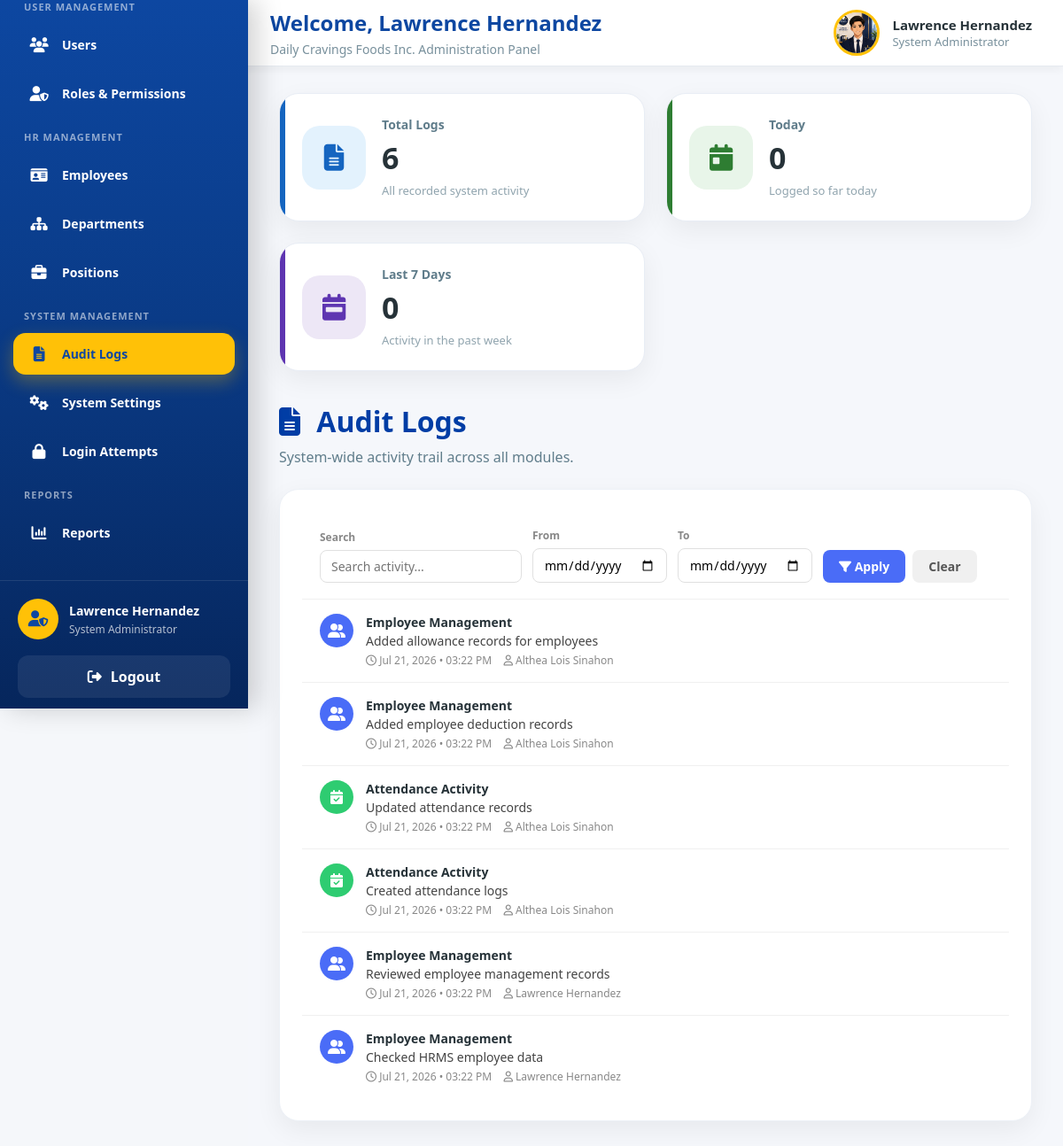
/admin/audit_logs.php (signed in), run on the app's committed database.
### tables this page shows
CREATE TABLE `audit_logs` (
  `log_id` int(11) NOT NULL,
  `user_id` int(11) DEFAULT NULL,
  `activity` varchar(255) DEFAULT NULL,
  `module` varchar(100) DEFAULT NULL,
  `action_type` varchar(50) DEFAULT NULL,
  `date_created` timestamp NOT NULL DEFAULT current_timestamp()
);

CREATE TABLE `users` (
  `user_id` int(11) NOT NULL,
  `employee_id` int(11) DEFAULT NULL,
  `full_name` varchar(150) NOT NULL,
  `email` varchar(150) NOT NULL,
  `password` varchar(255) NOT NULL,
  `role` enum('admin','hr','employee') NOT NULL,
  `gender` enum('Male','Female') DEFAULT NULL,
  `profile_picture` varchar(255) DEFAULT NULL,
  `status` enum('active','inactive','locked') DEFAULT 'active',
  `last_login` datetime DEFAULT NULL,
  `created_at` timestamp NOT NULL DEFAULT current_timestamp()
);

### admin/audit_logs.php (the view, shortened to what this page needs)
<?php
require_once "../config/db.php";
$search   = trim($_GET['search'] ?? "");
$dateFrom = trim($_GET['date_from'] ?? "");
$dateTo   = trim($_GET['date_to'] ?? "");
$perPage = 20;
$page    = max(1, (int) ($_GET['page'] ?? 1));
$offset  = ($page - 1) * $perPage;
$where  = "WHERE 1";
$params = [];
$totalLogs = $conn->query("
    SELECT COUNT(*)
    FROM audit_logs
")->fetchColumn();
$todayLogs = $conn->query("
    SELECT COUNT(*)
    FROM audit_logs
    WHERE DATE(date_created) = CURDATE()
")->fetchColumn();
$weekLogs = $conn->query("
    SELECT COUNT(*)
    FROM audit_logs
    WHERE date_created >= (CURDATE() - INTERVAL 7 DAY)
")->fetchColumn();
$sql = "
    SELECT
        al.activity,
        al.date_created,
        u.full_name AS performed_by
    FROM audit_logs al
    LEFT JOIN users u ON al.user_id = u.user_id
    {$where}
    ORDER BY al.date_created DESC
    LIMIT {$perPage} OFFSET {$offset}
";
$stmt = $conn->prepare($sql);
$stmt->execute($params);
$logs = $stmt->fetchAll(PDO::FETCH_ASSOC);
function auditCategory(string $activityText): array
{
    $activityText = strtolower($activityText);
    if (str_contains($activityText, "employee")) {
        return ["fa-user-group", "primary", "Employee Management"];
    }
    if (str_contains($activityText, "attendance")) {
        return ["fa-calendar-check", "success", "Attendance Activity"];
    }
    return ["fa-clock-rotate-left", "warning", "System Activity"];
}
?>
<!DOCTYPE html>
<html lang="en">
<head>
    <link rel="stylesheet" href="../assets/css/global.css">
    <link rel="stylesheet" href="../assets/css/admin.css">
    <link rel="stylesheet" href="https://cdnjs.cloudflare.com/ajax/libs/font-awesome/6.7.2/css/all.min.css">
</head>
<body>
<div class="admin-wrapper">
    <?php require_once "includes/sidebar.php"; ?>
    <div class="admin-content-wrapper">
        <?php require_once "includes/header.php"; ?>
        <main class="admin-main">
        <section class="admin-user-page">
            <div class="admin-user-summary-grid">
                <div class="admin-user-summary-card blue">
                    <div class="admin-user-summary-icon">
                        <i class="fa-solid fa-file-lines"></i>
                    </div>
                    <div class="admin-user-summary-content">
                        <span>Total Logs</span>
                        <h2><?= number_format($totalLogs); ?></h2>
                        <p>All recorded system activity</p>
                    </div>
                </div>
                <div class="admin-user-summary-card green">
                    <div class="admin-user-summary-icon">
                        <i class="fa-solid fa-calendar-day"></i>
                    </div>
                    <div class="admin-user-summary-content">
                        <span>Today</span>
                        <h2><?= number_format($todayLogs); ?></h2>
                        <p>Logged so far today</p>
                    </div>
                </div>
                <div class="admin-user-summary-card purple">
                    <div class="admin-user-summary-icon">
                        <i class="fa-solid fa-calendar-week"></i>
                    </div>
                    <div class="admin-user-summary-content">
                        <span>Last 7 Days</span>
                        <h2><?= number_format($weekLogs); ?></h2>
                        <p>Activity in the past week</p>
                    </div>
                </div>
            </div>
            <div class="admin-user-header">
                <div class="admin-user-title">
                    <h1>
                        <i class="fa-solid fa-file-lines"></i>
                        Audit Logs
                    </h1>
                    <p>System-wide activity trail across all modules.</p>
                </div>
            </div>
            <div class="admin-user-table-card">
                <form method="GET" action="audit_logs.php" class="al-filter-bar">
                    <div class="al-filter-field">
                        <label for="alSearch">Search</label>
                        <input
                            type="text"
                            id="alSearch"
                            name="search"
                            placeholder="Search activity..."
                            value="<?= htmlspecialchars($search); ?>"
                        >
                    </div>
                    <div class="al-filter-field">
                        <label for="alFrom">From</label>
                        <input
                            type="date"
                            id="alFrom"
                            name="date_from"
                            value="<?= htmlspecialchars($dateFrom); ?>"
                        >
                    </div>
                    <div class="al-filter-field">
                        <label for="alTo">To</label>
                        <input
                            type="date"
                            id="alTo"
                            name="date_to"
                            value="<?= htmlspecialchars($dateTo); ?>"
                        >
                    </div>
                    <div class="al-filter-actions">
                        <button type="submit" class="al-filter-btn al-filter-apply">
                            <i class="fa-solid fa-filter"></i>
                            Apply
                        </button>
                        <a href="audit_logs.php" class="al-filter-btn al-filter-clear">
                            Clear
                        </a>
                    </div>
                </form>
                <div id="alResults">
                <?php if (empty($logs)): ?>
                    <div class="admin-user-empty">
                        <i class="fa-solid fa-inbox"></i>
                        <h3>No Logs Found</h3>
                        <p>No activity matched your filters.</p>
                    </div>
                <?php else: ?>
                    <div>
                        <?php foreach ($logs as $log): ?>
                            <?php
                                [$icon, $color, $title] = auditCategory($log["activity"]);
                            ?>
                            <div class="al-log-row">
                                <div class="al-log-icon <?= $color; ?>">
                                    <i class="fa-solid <?= $icon; ?>"></i>
                                </div>
                                    <div class="al-log-content">
                                    <strong><?= htmlspecialchars($title); ?></strong>
                                    <p><?= htmlspecialchars($log["activity"]); ?></p>
                                    <div class="al-log-time">
                                        <i class="fa-regular fa-clock"></i>
                                        <?= date("M d, Y • h:i A", strtotime($log["date_created"])); ?>
                                        <span style="margin-left: 10px;">
                                            <i class="fa-regular fa-user"></i>
                                            <?= htmlspecialchars($log["performed_by"] ?? "System"); ?>
                                        </span>
                                    </div>
                                </div>
                            </div>
                        <?php endforeach; ?>
                    </div>
                <?php endif; ?>
                </div>
            </div>
        </section>
        </main>
    </div>
</div>
</body>
</html>

### assets/css/global.css (style rules this page uses)
:root { --primary:#0D47A1; --primary-dark:#08306B; --secondary:#1565C0; --secondary-dark:#0B3D91; --accent:#FFC107; --success:#2E7D32; --warning:#F9A825; --danger:#C62828; --background:#F5F7FA; --card:#FFFFFF; --text:#263238; --text-light:#546E7A; --border:#E0E0E0; --shadow: 0 4px 12px rgba(0,0,0,.08); --shadow-lg: 0 12px 35px rgba(0,0,0,.12); --radius-sm:8px; --radius:12px; --radius-lg:18px; --radius-xl:25px; --sidebar-width:280px; --header-height:75px; --transition:.30s ease; }
* { margin:0; padding:0; box-sizing:border-box; }
html { scroll-behavior:smooth; }
body { font-family: "Segoe UI", Arial, sans-serif; background:var(--background); color:var(--text); overflow-x:hidden; }
a { text-decoration:none; color:inherit; }
button, input, select, textarea { font-family:inherit; }
button { cursor:pointer; }

### assets/css/admin.css (style rules this page uses)
:root { --admin-sidebar-width:280px; --admin-header-height:75px; }
.admin-wrapper { display:flex; width:100%; min-height:100vh; background:var(--background); }
.admin-content-wrapper { flex:1; margin-left:var(--admin-sidebar-width); min-height:100vh; display:flex; flex-direction:column; }
.admin-main { margin-top:75px; padding:30px 35px; background:#F5F7FB; min-height:calc(100vh - 75px); }
@media (min-width:993px) { .admin-content-wrapper { margin-left:var(--sidebar-width); } }
.admin-user-summary-grid { display:grid; grid-template-columns:repeat(4,1fr); gap:24px; margin-bottom:35px; }
.admin-user-summary-card { position:relative; display:flex; align-items:center; gap:18px; background:#ffffff; padding:25px; border-radius:22px; border:1px solid #e8edf5; overflow:hidden; box-shadow: 0 10px 30px rgba(0,0,0,.06); transition:.35s ease; }
.admin-user-summary-card::before { content:""; position:absolute; left:0; top:0; width:6px; height:100%; }
.admin-user-summary-card.blue::before { background:#1565C0; }
.admin-user-summary-card.green::before { background:#2E7D32; }
.admin-user-summary-card.purple::before { background:#5E35B1; }
.admin-user-summary-icon { width:72px; height:72px; display:flex; align-items:center; justify-content:center; border-radius:20px; font-size:30px; flex-shrink:0; transition:.35s; }
.admin-user-summary-card.blue .admin-user-summary-icon { background:#E3F2FD; color:#1565C0; }
.admin-user-summary-card.green .admin-user-summary-icon { background:#E8F5E9; color:#2E7D32; }
.admin-user-summary-card.purple .admin-user-summary-icon { background:#EDE7F6; color:#5E35B1; }
.admin-user-summary-content span { display:block; font-size:14px; font-weight:600; color:#607D8B; }
.admin-user-summary-content h2 { margin:5px 0; font-size:34px; font-weight:800; color:#263238; }
.admin-user-summary-content p { margin:0; font-size:13px; color:#90A4AE; }
.admin-user-header { display:flex; justify-content:space-between; align-items:center; margin-bottom:25px; }
.admin-user-title h1 { margin:0; color:#003DA5; font-size:32px; font-weight:800; }
.admin-user-title h1 i { margin-right:10px; }
.admin-user-title p { margin-top:8px; color:#607D8B; }
.admin-user-table-card { background:#ffffff; border-radius:22px; padding:25px; border:1px solid #edf1f7; box-shadow: 0 10px 30px rgba(0,0,0,.06); }
@media (max-width:1200px) { .admin-user-summary-grid { grid-template-columns:repeat(2,1fr); } }

### data on the page
audit_logs: title "Employee Management", activity "Added allowance records for employees", date_created "Jul 21, 2026 • 03:22 PM", user.full_name "Althea Lois Sinahon"
audit_logs: title "Employee Management", activity "Added employee deduction records", date_created "Jul 21, 2026 • 03:22 PM", user.full_name "Althea Lois Sinahon"
audit_logs: title "Attendance Activity", activity "Updated attendance records", date_created "Jul 21, 2026 • 03:22 PM", user.full_name "Althea Lois Sinahon"
audit_logs: title "Attendance Activity", activity "Created attendance logs", date_created "Jul 21, 2026 • 03:22 PM", user.full_name "Althea Lois Sinahon"
audit_logs: title "Employee Management", activity "Reviewed employee management records", date_created "Jul 21, 2026 • 03:22 PM", user.full_name "Lawrence Hernandez"
audit_logs: title "Employee Management", activity "Checked HRMS employee data", date_created "Jul 21, 2026 • 03:22 PM", user.full_name "Lawrence Hernandez"

### other printed values
$_SESSION['full_name'] "Lawrence Hernandez"
$admin_name "Lawrence Hernandez"
$totalLogs "6"
$todayLogs "0"
$weekLogs "0"
